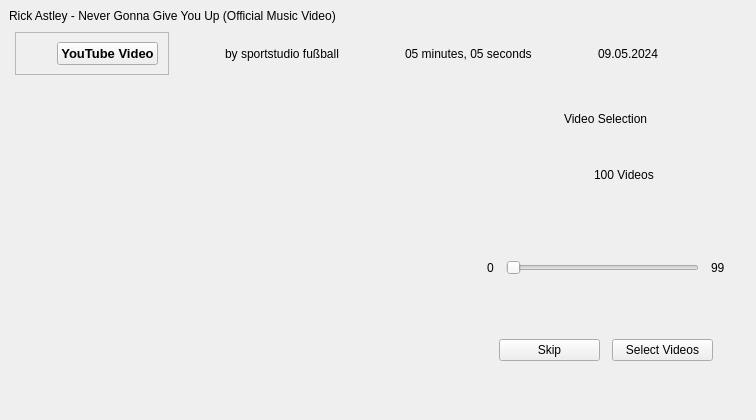
<?xml version="1.0" encoding="UTF-8"?>
<ui version="4.0">
 <class>Form</class>
 <widget class="CardWidget" name="Form">
  <property name="geometry">
   <rect>
    <x>0</x>
    <y>0</y>
    <width>728</width>
    <height>420</height>
   </rect>
  </property>
  <property name="maximumSize">
   <size>
    <width>16777215</width>
    <height>420</height>
   </size>
  </property>
  <property name="windowTitle">
   <string>Form</string>
  </property>
  <property name="styleSheet">
   <string notr="true"/>
  </property>
  <layout class="QVBoxLayout" name="verticalLayout">
   <property name="spacing">
    <number>0</number>
   </property>
   <property name="leftMargin">
    <number>0</number>
   </property>
   <property name="topMargin">
    <number>0</number>
   </property>
   <property name="rightMargin">
    <number>0</number>
   </property>
   <property name="bottomMargin">
    <number>0</number>
   </property>
   <item>
    <widget class="QWidget" name="widget" native="true">
     <layout class="QHBoxLayout" name="horizontalLayout">
      <item>
       <widget class="TitleLabel" name="TitleLabel">
        <property name="text">
         <string> Rick Astley - Never Gonna Give You Up (Official Music Video) </string>
        </property>
        <property name="textFormat">
         <enum>Qt::RichText</enum>
        </property>
        <property name="alignment">
         <set>Qt::AlignLeading|Qt::AlignLeft|Qt::AlignVCenter</set>
        </property>
        <property name="wordWrap">
         <bool>true</bool>
        </property>
       </widget>
      </item>
     </layout>
    </widget>
   </item>
   <item alignment="Qt::AlignLeft|Qt::AlignTop">
    <widget class="QWidget" name="widget_4" native="true">
     <layout class="QHBoxLayout" name="horizontalLayout_3">
      <property name="spacing">
       <number>15</number>
      </property>
      <property name="leftMargin">
       <number>15</number>
      </property>
      <property name="topMargin">
       <number>0</number>
      </property>
      <property name="rightMargin">
       <number>0</number>
      </property>
      <property name="bottomMargin">
       <number>0</number>
      </property>
      <item>
       <widget class="QFrame" name="frame">
        <property name="frameShape">
         <enum>QFrame::StyledPanel</enum>
        </property>
        <property name="frameShadow">
         <enum>QFrame::Raised</enum>
        </property>
        <layout class="QHBoxLayout" name="horizontalLayout_7">
         <property name="spacing">
          <number>6</number>
         </property>
         <property name="leftMargin">
          <number>10</number>
         </property>
         <property name="topMargin">
          <number>8</number>
         </property>
         <property name="rightMargin">
          <number>10</number>
         </property>
         <property name="bottomMargin">
          <number>8</number>
         </property>
         <item>
          <widget class="IconWidget" name="youtube_icon">
           <property name="minimumSize">
            <size>
             <width>25</width>
             <height>25</height>
            </size>
           </property>
          </widget>
         </item>
         <item>
          <widget class="HyperlinkLabel" name="HyperlinkLabel">
           <property name="font">
            <font>
             <pointsize>10</pointsize>
             <weight>75</weight>
             <bold>true</bold>
             <underline>false</underline>
             <strikeout>false</strikeout>
            </font>
           </property>
           <property name="text">
            <string>YouTube Video</string>
           </property>
          </widget>
         </item>
        </layout>
       </widget>
      </item>
      <item>
       <widget class="QWidget" name="widget_5" native="true">
        <layout class="QHBoxLayout" name="horizontalLayout_4">
         <property name="leftMargin">
          <number>10</number>
         </property>
         <property name="topMargin">
          <number>8</number>
         </property>
         <property name="rightMargin">
          <number>10</number>
         </property>
         <property name="bottomMargin">
          <number>8</number>
         </property>
         <item>
          <widget class="IconWidget" name="author_icon">
           <property name="sizePolicy">
            <sizepolicy hsizetype="Fixed" vsizetype="Fixed">
             <horstretch>0</horstretch>
             <verstretch>0</verstretch>
            </sizepolicy>
           </property>
           <property name="minimumSize">
            <size>
             <width>25</width>
             <height>25</height>
            </size>
           </property>
          </widget>
         </item>
         <item>
          <widget class="StrongBodyLabel" name="StrongBodyLabel_2">
           <property name="text">
            <string>by sportstudio fußball</string>
           </property>
          </widget>
         </item>
        </layout>
       </widget>
      </item>
      <item>
       <widget class="QWidget" name="widget_7" native="true">
        <layout class="QHBoxLayout" name="horizontalLayout_5">
         <property name="leftMargin">
          <number>10</number>
         </property>
         <property name="topMargin">
          <number>8</number>
         </property>
         <property name="rightMargin">
          <number>10</number>
         </property>
         <property name="bottomMargin">
          <number>8</number>
         </property>
         <item>
          <widget class="IconWidget" name="duration_icon">
           <property name="sizePolicy">
            <sizepolicy hsizetype="Fixed" vsizetype="Fixed">
             <horstretch>0</horstretch>
             <verstretch>0</verstretch>
            </sizepolicy>
           </property>
           <property name="minimumSize">
            <size>
             <width>25</width>
             <height>25</height>
            </size>
           </property>
          </widget>
         </item>
         <item>
          <widget class="BodyLabel" name="BodyLabel_3">
           <property name="text">
            <string>05 minutes, 05 seconds</string>
           </property>
          </widget>
         </item>
        </layout>
       </widget>
      </item>
      <item>
       <widget class="QWidget" name="widget_6" native="true">
        <layout class="QHBoxLayout" name="horizontalLayout_6">
         <property name="leftMargin">
          <number>10</number>
         </property>
         <property name="topMargin">
          <number>8</number>
         </property>
         <property name="rightMargin">
          <number>10</number>
         </property>
         <property name="bottomMargin">
          <number>8</number>
         </property>
         <item>
          <widget class="IconWidget" name="calender_icon">
           <property name="sizePolicy">
            <sizepolicy hsizetype="Fixed" vsizetype="Fixed">
             <horstretch>0</horstretch>
             <verstretch>0</verstretch>
            </sizepolicy>
           </property>
           <property name="minimumSize">
            <size>
             <width>25</width>
             <height>25</height>
            </size>
           </property>
          </widget>
         </item>
         <item>
          <widget class="BodyLabel" name="BodyLabel_4">
           <property name="text">
            <string>09.05.2024</string>
           </property>
          </widget>
         </item>
        </layout>
       </widget>
      </item>
     </layout>
    </widget>
   </item>
   <item>
    <widget class="QWidget" name="widget_3" native="true">
     <layout class="QHBoxLayout" name="horizontalLayout_2">
      <property name="leftMargin">
       <number>15</number>
      </property>
      <property name="topMargin">
       <number>0</number>
      </property>
      <property name="rightMargin">
       <number>15</number>
      </property>
      <property name="bottomMargin">
       <number>0</number>
      </property>
      <item>
       <widget class="QWidget" name="widget_8" native="true">
        <property name="sizePolicy">
         <sizepolicy hsizetype="Preferred" vsizetype="Preferred">
          <horstretch>0</horstretch>
          <verstretch>0</verstretch>
         </sizepolicy>
        </property>
        <layout class="QVBoxLayout" name="verticalLayout_4">
         <property name="leftMargin">
          <number>25</number>
         </property>
         <property name="topMargin">
          <number>25</number>
         </property>
         <property name="rightMargin">
          <number>25</number>
         </property>
         <property name="bottomMargin">
          <number>25</number>
         </property>
         <item>
          <widget class="PixmapLabel" name="PixmapLabel_2">
           <property name="sizePolicy">
            <sizepolicy hsizetype="Fixed" vsizetype="Fixed">
             <horstretch>0</horstretch>
             <verstretch>0</verstretch>
            </sizepolicy>
           </property>
           <property name="minimumSize">
            <size>
             <width>400</width>
             <height>225</height>
            </size>
           </property>
           <property name="maximumSize">
            <size>
             <width>400</width>
             <height>225</height>
            </size>
           </property>
           <property name="styleSheet">
            <string notr="true"/>
           </property>
           <property name="scaledContents">
            <bool>true</bool>
           </property>
           <property name="alignment">
            <set>Qt::AlignCenter</set>
           </property>
          </widget>
         </item>
         <item>
          <spacer name="verticalSpacer_3">
           <property name="orientation">
            <enum>Qt::Vertical</enum>
           </property>
           <property name="sizeHint" stdset="0">
            <size>
             <width>20</width>
             <height>40</height>
            </size>
           </property>
          </spacer>
         </item>
        </layout>
       </widget>
      </item>
      <item>
       <widget class="QStackedWidget" name="stackedWidget">
        <property name="currentIndex">
         <number>3</number>
        </property>
        <widget class="QWidget" name="page">
         <layout class="QHBoxLayout" name="horizontalLayout_8">
          <property name="spacing">
           <number>0</number>
          </property>
          <property name="leftMargin">
           <number>0</number>
          </property>
          <property name="topMargin">
           <number>0</number>
          </property>
          <property name="rightMargin">
           <number>0</number>
          </property>
          <property name="bottomMargin">
           <number>0</number>
          </property>
          <item>
           <widget class="QWidget" name="widget_2" native="true">
            <layout class="QVBoxLayout" name="verticalLayout_2">
             <property name="spacing">
              <number>15</number>
             </property>
             <property name="leftMargin">
              <number>0</number>
             </property>
             <property name="topMargin">
              <number>35</number>
             </property>
             <property name="rightMargin">
              <number>0</number>
             </property>
             <property name="bottomMargin">
              <number>0</number>
             </property>
             <item alignment="Qt::AlignLeft">
              <widget class="PushButton" name="best_video_btn">
               <property name="text">
                <string>Best Video</string>
               </property>
               <property name="iconSize">
                <size>
                 <width>20</width>
                 <height>20</height>
                </size>
               </property>
              </widget>
             </item>
             <item alignment="Qt::AlignLeft">
              <widget class="PushButton" name="best_audio_btn">
               <property name="text">
                <string>Best Audio</string>
               </property>
               <property name="iconSize">
                <size>
                 <width>20</width>
                 <height>20</height>
                </size>
               </property>
              </widget>
             </item>
             <item alignment="Qt::AlignLeft">
              <widget class="PushButton" name="quick_dl_btn">
               <property name="text">
                <string>Quick Download</string>
               </property>
               <property name="iconSize">
                <size>
                 <width>20</width>
                 <height>20</height>
                </size>
               </property>
              </widget>
             </item>
             <item alignment="Qt::AlignLeft">
              <widget class="PushButton" name="custom_dl_btn">
               <property name="text">
                <string>Custom</string>
               </property>
               <property name="iconSize">
                <size>
                 <width>20</width>
                 <height>20</height>
                </size>
               </property>
              </widget>
             </item>
             <item>
              <spacer name="verticalSpacer_2">
               <property name="orientation">
                <enum>Qt::Vertical</enum>
               </property>
               <property name="sizeHint" stdset="0">
                <size>
                 <width>20</width>
                 <height>40</height>
                </size>
               </property>
              </spacer>
             </item>
            </layout>
           </widget>
          </item>
         </layout>
        </widget>
        <widget class="QWidget" name="page_2">
         <layout class="QVBoxLayout" name="verticalLayout_3">
          <property name="spacing">
           <number>15</number>
          </property>
          <property name="leftMargin">
           <number>0</number>
          </property>
          <property name="topMargin">
           <number>25</number>
          </property>
          <property name="rightMargin">
           <number>0</number>
          </property>
          <property name="bottomMargin">
           <number>25</number>
          </property>
          <item>
           <widget class="SearchLineEdit" name="SearchLineEdit">
            <property name="placeholderText">
             <string>Select your format</string>
            </property>
           </widget>
          </item>
          <item>
           <widget class="ListWidget" name="ListWidget">
            <property name="maximumSize">
             <size>
              <width>16777215</width>
              <height>125</height>
             </size>
            </property>
           </widget>
          </item>
          <item>
           <widget class="QWidget" name="widget_9" native="true">
            <layout class="QHBoxLayout" name="horizontalLayout_9">
             <property name="spacing">
              <number>15</number>
             </property>
             <property name="leftMargin">
              <number>0</number>
             </property>
             <property name="topMargin">
              <number>0</number>
             </property>
             <property name="rightMargin">
              <number>0</number>
             </property>
             <property name="bottomMargin">
              <number>0</number>
             </property>
             <item alignment="Qt::AlignTop">
              <widget class="PushButton" name="PushButton">
               <property name="text">
                <string>Back</string>
               </property>
              </widget>
             </item>
             <item alignment="Qt::AlignTop">
              <widget class="PrimaryPushButton" name="PrimaryPushButton_4">
               <property name="text">
                <string>Download</string>
               </property>
              </widget>
             </item>
            </layout>
           </widget>
          </item>
         </layout>
        </widget>
        <widget class="QWidget" name="page_3">
         <layout class="QVBoxLayout" name="verticalLayout_5">
          <property name="spacing">
           <number>15</number>
          </property>
          <property name="leftMargin">
           <number>0</number>
          </property>
          <property name="topMargin">
           <number>25</number>
          </property>
          <property name="rightMargin">
           <number>0</number>
          </property>
          <property name="bottomMargin">
           <number>25</number>
          </property>
          <item>
           <widget class="SearchLineEdit" name="custom_dl_line_edit">
            <property name="placeholderText">
             <string>Select your format</string>
            </property>
           </widget>
          </item>
          <item>
           <widget class="ListWidget" name="custom_dl_list_widget">
            <property name="maximumSize">
             <size>
              <width>16777215</width>
              <height>125</height>
             </size>
            </property>
           </widget>
          </item>
          <item>
           <widget class="QWidget" name="widget_10" native="true">
            <layout class="QHBoxLayout" name="horizontalLayout_10">
             <property name="spacing">
              <number>15</number>
             </property>
             <property name="leftMargin">
              <number>0</number>
             </property>
             <property name="topMargin">
              <number>0</number>
             </property>
             <property name="rightMargin">
              <number>0</number>
             </property>
             <property name="bottomMargin">
              <number>0</number>
             </property>
             <item alignment="Qt::AlignTop">
              <widget class="PushButton" name="custom_dl_back_btn">
               <property name="text">
                <string>Back</string>
               </property>
              </widget>
             </item>
             <item alignment="Qt::AlignTop">
              <widget class="PushButton" name="custom_dl_next_btn">
               <property name="text">
                <string>Next</string>
               </property>
              </widget>
             </item>
             <item alignment="Qt::AlignTop">
              <widget class="PrimaryPushButton" name="custom_dl_dl_btn">
               <property name="text">
                <string>Download</string>
               </property>
              </widget>
             </item>
            </layout>
           </widget>
          </item>
         </layout>
        </widget>
        <widget class="QWidget" name="page_4">
         <layout class="QVBoxLayout" name="verticalLayout_6">
          <property name="spacing">
           <number>12</number>
          </property>
          <property name="leftMargin">
           <number>16</number>
          </property>
          <property name="topMargin">
           <number>12</number>
          </property>
          <property name="rightMargin">
           <number>16</number>
          </property>
          <property name="bottomMargin">
           <number>12</number>
          </property>
          <item alignment="Qt::AlignHCenter">
           <widget class="TitleLabel" name="TitleLabel_2">
            <property name="text">
             <string>Video Selection</string>
            </property>
           </widget>
          </item>
          <item alignment="Qt::AlignHCenter|Qt::AlignTop">
           <widget class="QWidget" name="widget_12" native="true">
            <layout class="QHBoxLayout" name="horizontalLayout_12">
             <property name="spacing">
              <number>12</number>
             </property>
             <property name="leftMargin">
              <number>0</number>
             </property>
             <property name="topMargin">
              <number>0</number>
             </property>
             <property name="rightMargin">
              <number>0</number>
             </property>
             <property name="bottomMargin">
              <number>0</number>
             </property>
             <item>
              <widget class="IconWidget" name="playlist_length_icon">
               <property name="minimumSize">
                <size>
                 <width>25</width>
                 <height>25</height>
                </size>
               </property>
              </widget>
             </item>
             <item>
              <widget class="SubtitleLabel" name="SubtitleLabel">
               <property name="text">
                <string>100 Videos</string>
               </property>
              </widget>
             </item>
            </layout>
           </widget>
          </item>
          <item>
           <widget class="QWidget" name="widget_13" native="true">
            <layout class="QHBoxLayout" name="horizontalLayout_13">
             <property name="spacing">
              <number>12</number>
             </property>
             <property name="leftMargin">
              <number>0</number>
             </property>
             <property name="topMargin">
              <number>0</number>
             </property>
             <property name="rightMargin">
              <number>0</number>
             </property>
             <property name="bottomMargin">
              <number>0</number>
             </property>
             <item>
              <widget class="BodyLabel" name="start_range_label">
               <property name="text">
                <string>0</string>
               </property>
              </widget>
             </item>
             <item>
              <widget class="RangeSlider" name="range_selection_slider">
               <property name="orientation">
                <enum>Qt::Horizontal</enum>
               </property>
              </widget>
             </item>
             <item>
              <widget class="BodyLabel" name="end_range_label">
               <property name="text">
                <string>99</string>
               </property>
              </widget>
             </item>
            </layout>
           </widget>
          </item>
          <item>
           <widget class="QWidget" name="widget_11" native="true">
            <layout class="QHBoxLayout" name="horizontalLayout_11">
             <property name="spacing">
              <number>12</number>
             </property>
             <property name="leftMargin">
              <number>12</number>
             </property>
             <property name="topMargin">
              <number>12</number>
             </property>
             <property name="rightMargin">
              <number>12</number>
             </property>
             <property name="bottomMargin">
              <number>12</number>
             </property>
             <item alignment="Qt::AlignBottom">
              <widget class="PushButton" name="PushButton_2">
               <property name="text">
                <string>Skip</string>
               </property>
              </widget>
             </item>
             <item alignment="Qt::AlignBottom">
              <widget class="PrimaryPushButton" name="PrimaryPushButton">
               <property name="text">
                <string>Select Videos</string>
               </property>
              </widget>
             </item>
            </layout>
           </widget>
          </item>
         </layout>
        </widget>
       </widget>
      </item>
     </layout>
    </widget>
   </item>
   <item>
    <spacer name="verticalSpacer">
     <property name="orientation">
      <enum>Qt::Vertical</enum>
     </property>
     <property name="sizeHint" stdset="0">
      <size>
       <width>20</width>
       <height>40</height>
      </size>
     </property>
    </spacer>
   </item>
  </layout>
 </widget>
 <customwidgets>
  <customwidget>
   <class>PushButton</class>
   <extends>QPushButton</extends>
   <header>qfluentwidgets</header>
  </customwidget>
  <customwidget>
   <class>PrimaryPushButton</class>
   <extends>PushButton</extends>
   <header>qfluentwidgets</header>
  </customwidget>
  <customwidget>
   <class>IconWidget</class>
   <extends>QWidget</extends>
   <header>qfluentwidgets</header>
  </customwidget>
  <customwidget>
   <class>PixmapLabel</class>
   <extends>QLabel</extends>
   <header>qfluentwidgets</header>
  </customwidget>
  <customwidget>
   <class>CardWidget</class>
   <extends>QFrame</extends>
   <header>qfluentwidgets</header>
   <container>1</container>
  </customwidget>
  <customwidget>
   <class>BodyLabel</class>
   <extends>QLabel</extends>
   <header>qfluentwidgets</header>
  </customwidget>
  <customwidget>
   <class>StrongBodyLabel</class>
   <extends>QLabel</extends>
   <header>qfluentwidgets</header>
  </customwidget>
  <customwidget>
   <class>SubtitleLabel</class>
   <extends>QLabel</extends>
   <header>qfluentwidgets</header>
  </customwidget>
  <customwidget>
   <class>TitleLabel</class>
   <extends>QLabel</extends>
   <header>qfluentwidgets</header>
  </customwidget>
  <customwidget>
   <class>HyperlinkLabel</class>
   <extends>QPushButton</extends>
   <header>qfluentwidgets</header>
  </customwidget>
  <customwidget>
   <class>LineEdit</class>
   <extends>QLineEdit</extends>
   <header>qfluentwidgets</header>
  </customwidget>
  <customwidget>
   <class>SearchLineEdit</class>
   <extends>LineEdit</extends>
   <header>qfluentwidgets</header>
  </customwidget>
  <customwidget>
   <class>ListWidget</class>
   <extends>QListWidget</extends>
   <header>qfluentwidgets</header>
  </customwidget>
  <customwidget>
   <class>RangeSlider</class>
   <extends>QSlider</extends>
   <header>src.GUI.CustomWidgets.RangeSlider</header>
  </customwidget>
 </customwidgets>
 <resources/>
 <connections/>
</ui>
